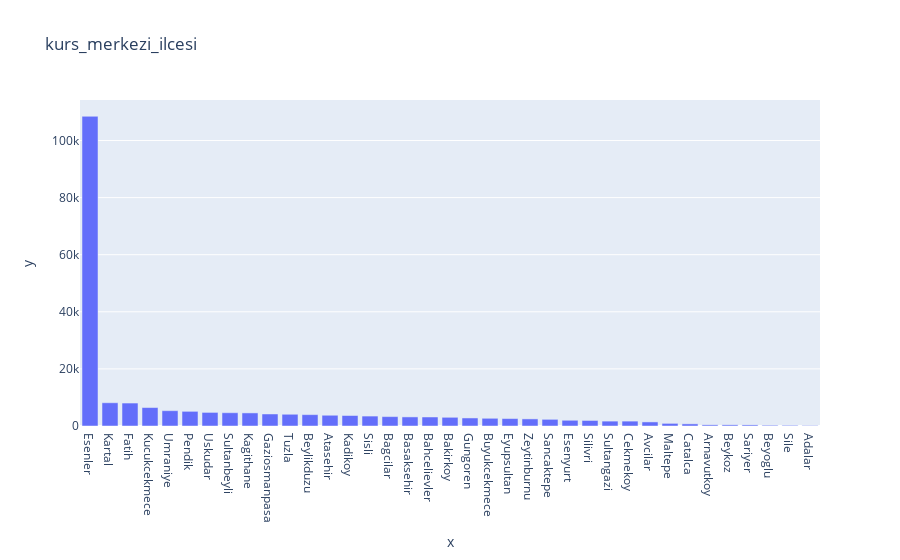

Notebook source saved alongside this figure:
### Markdown cell above
## kurs_merkezi_ilcesi

### Code cell
explore_categorical_column(df, 'kurs_merkezi_ilcesi')

### Figure 1 — Plotly figure (JSON) as saved in the notebook; plotly's stock layout.template omitted (floating-point values rounded to 4 significant figures)
{"data": [{"alignmentgroup": "True", "hovertemplate": "x=%{x}<br>y=%{y}<extra></extra>", "legendgroup": "", "marker": {"color": "#636efa", "pattern": {"shape": ""}}, "name": "", "offsetgroup": "", "orientation": "v", "showlegend": false, "textposition": "auto", "type": "bar", "x": ["Esenler", "Kartal", "Fatih", "Kucukcekmece", "Umraniye", "Pendik", "Uskudar", "Sultanbeyli", "Kagithane", "Gaziosmanpasa", "Tuzla", "Beylikduzu", "Atasehir", "Kadikoy", "Sisli", "Bagcilar", "Basaksehir", "Bahcelievler", "Bakirkoy", "Gungoren", "Buyukcekmece", "Eyupsultan", "Zeytinburnu", "Sancaktepe", "Esenyurt", "Silivri", "Sultangazi", "Cekmekoy", "Avcilar", "Maltepe", "Catalca", "Arnavutkoy", "Beykoz", "Sariyer", "Beyoglu", "Sile", "Adalar"], "xaxis": "x", "y": [108485, 8141, 8042, 6458, 5366, 5134, 4761, 4652, 4587, 4212, 4112, 3978, 3767, 3678, 3479, 3289, 3184, 3157, 3049, 2816, 2702, 2603, 2487, 2333, 2004, 1937, 1708, 1708, 1428, 918, 751, 411, 411, 386, 257, 226, 148], "yaxis": "y"}], "layout": {"autosize": true, "barmode": "relative", "legend": {"tracegroupgap": 0}, "title": {"text": "kurs_merkezi_ilcesi"}, "xaxis": {"anchor": "y", "autorange": true, "domain": [0, 1], "range": [-0.5, 36.5], "title": {"text": "x"}, "type": "category"}, "yaxis": {"anchor": "x", "autorange": true, "domain": [0, 1], "range": [0, 114200.0], "title": {"text": "y"}, "type": "linear"}}}
